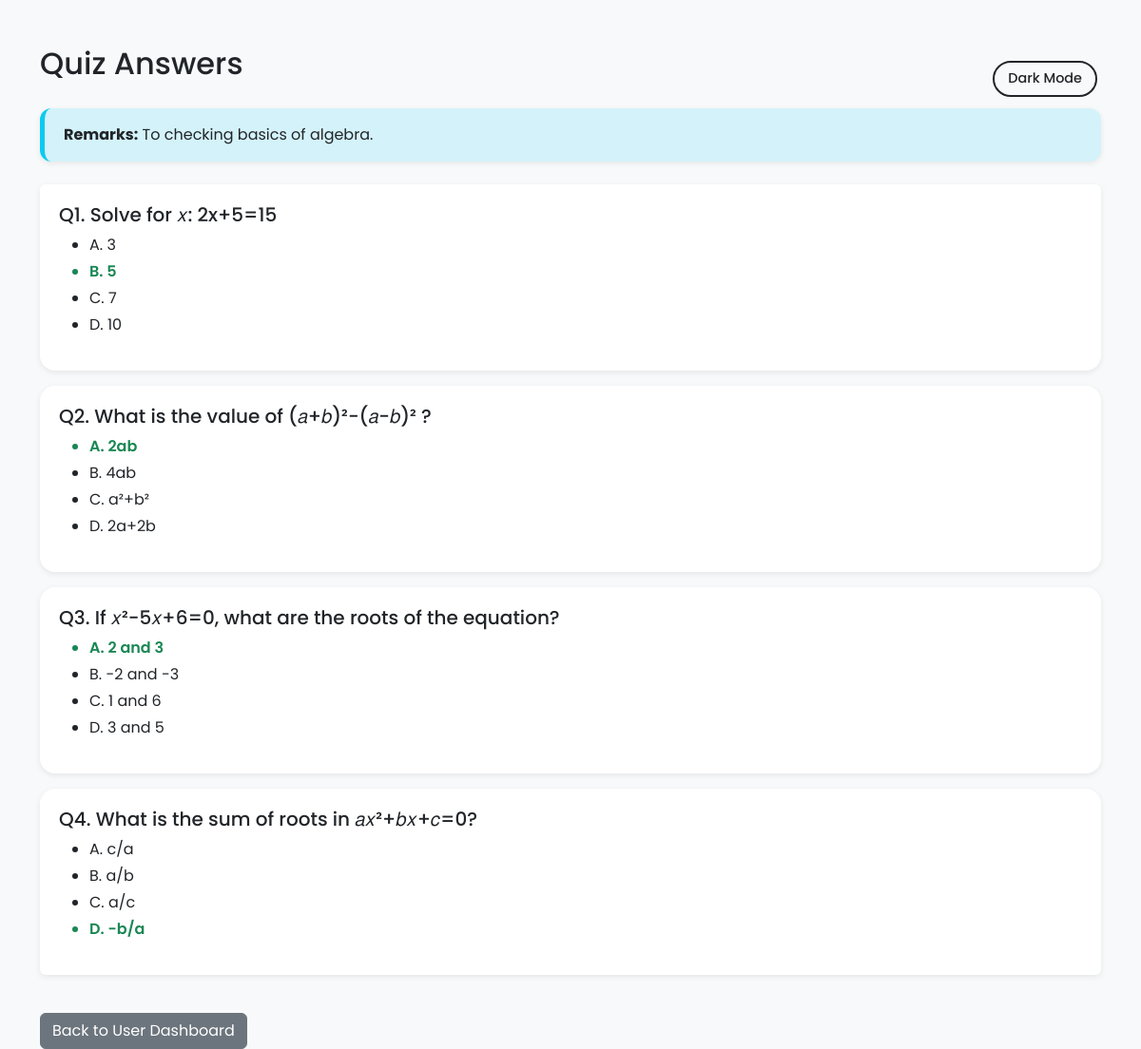
Page /view_answers/1 (signed in) on the committed database.
### app.py (models this page shows)
class Quiz(db.Model):
    id = db.Column(db.Integer, primary_key=True)
    chapter_id = db.Column(db.Integer, db.ForeignKey('chapter.id'), nullable=False)
    date_of_quiz = db.Column(db.Date, nullable=False)
    time_duration = db.Column(db.String(10), nullable=False)
    remarks = db.Column(db.Text, nullable=True)

class Question(db.Model):
    id = db.Column(db.Integer, primary_key=True)
    quiz_id = db.Column(db.Integer, db.ForeignKey('quiz.id'), nullable=False)
    question_statement = db.Column(db.Text, nullable=False)
    option1 = db.Column(db.String(200), nullable=False)
    option2 = db.Column(db.String(200), nullable=False)
    option3 = db.Column(db.String(200), nullable=False)
    option4 = db.Column(db.String(200), nullable=False)
    correct_option = db.Column(db.Integer, nullable=False)

### app.py (the view)
@app.route('/view_answers/<int:quiz_id>')
def view_answers(quiz_id):
    user_id = session.get('user_id')
    score = Score.query.filter_by(user_id=user_id, quiz_id=quiz_id).first()
    if not score:
        flash("You haven't attempted this quiz yet.", "warning")
        return redirect(url_for('user_dashboard'))
    quiz = Quiz.query.get_or_404(quiz_id)
    questions = Question.query.filter_by(quiz_id=quiz_id).all()
    return render_template("view_answers.html", questions=questions, quiz=quiz)

### templates/view_answers.html (shortened to what this page needs)
<!DOCTYPE html>
<html lang="en" class="light-theme">
<head>
  <link href="https://cdn.jsdelivr.net/npm/bootstrap@5.3.0/dist/css/bootstrap.min.css" rel="stylesheet" />
</head>
<body>
  <div class="container mt-5 position-relative">
    <div class="d-flex justify-content-between align-items-center mb-4 flex-wrap gap-2">
        <h2 class="mb-1">Quiz Answers</h2>
        <button id="theme-toggle" class="btn btn-theme-toggle">Dark Mode</button>
    </div>
    <div class="mb-4">
        {% if quiz.remarks %}
          <div class="custom-alert-info">
            <strong>Remarks:</strong> {{ quiz.remarks }}
          </div>
        {% endif %}
      </div>
    <div class="list-group">
      {% for q in questions %}
      <div class="list-group-item mb-3">
        <h5>Q{{ loop.index }}. {{ q.question_statement }}</h5>
        <ul>
          <li {% if q.correct_option == 1 %}class="text-success fw-semibold"{% endif %}>A. {{ q.option1 }}</li>
          <li {% if q.correct_option == 2 %}class="text-success fw-semibold"{% endif %}>B. {{ q.option2 }}</li>
          <li {% if q.correct_option == 3 %}class="text-success fw-semibold"{% endif %}>C. {{ q.option3 }}</li>
          <li {% if q.correct_option == 4 %}class="text-success fw-semibold"{% endif %}>D. {{ q.option4 }}</li>
        </ul>
      </div>
      {% endfor %}
    </div>
    <a href="{{ url_for('user_dashboard') }}" class="btn btn-secondary mt-4">Back to User Dashboard</a>
  </div>
</body>
</html>

### templates/view_answers.html (style rules this page uses)
:root { --bg-color: #f8f9fa; --text-color: #212529; --card-bg: #ffffff; --shadow-color: rgba(0, 0, 0, 0.08); }
body { background-color: var(--bg-color); color: var(--text-color); font-family: 'Poppins', sans-serif; transition: background-color 0.4s ease, color 0.4s ease; }
.list-group-item { background-color: var(--card-bg); color: var(--text-color); border: none; border-radius: 1rem; box-shadow: 0 2px 6px var(--shadow-color); padding: 1.25rem; transition: background-color 0.4s ease, color 0.4s ease; }
.btn-theme-toggle { position: absolute; top: 1rem; right: 1rem; border-radius: 999px; border: 2px solid var(--text-color); background-color: transparent; color: var(--text-color); padding: 6px 14px; font-size: 0.9rem; font-weight: 500; transition: all 0.3s ease; }
.list-group li { margin: 4px 0; }
.custom-alert-info { background-color: rgba(13, 202, 240, 0.15); border-left: 5px solid #0dcaf0; color: var(--text-color); padding: 1rem 1.25rem; border-radius: 0.75rem; margin-bottom: 1.5rem; box-shadow: 0 2px 6px var(--shadow-color); transition: all 0.3s ease; animation: fadeInSlide 0.5s ease; }

### rows in the picture
Quiz: remarks "To checking basics of algebra."
Question: question_statement "Solve for 𝑥: 2x+5=15", option1 "3", option2 "5", option3 "7", option4 "10"
Question: question_statement "What is the value of (𝑎+𝑏)²−(𝑎−𝑏)² ?", option1 "2ab", option2 "4ab", option3 "a²+b²", option4 "2a+2b"
Question: question_statement "If 𝑥²−5𝑥+6=0, what are the roots of the equation?", option1 "2 and 3", option2 "-2 and -3", option3 "1 and 6", option4 "3 and 5"
Question: question_statement "What is the sum of roots in 𝑎𝑥²+𝑏𝑥+𝑐=0?", option1 "c/a", option2 "a/b", option3 "a/c", option4 "-b/a"
